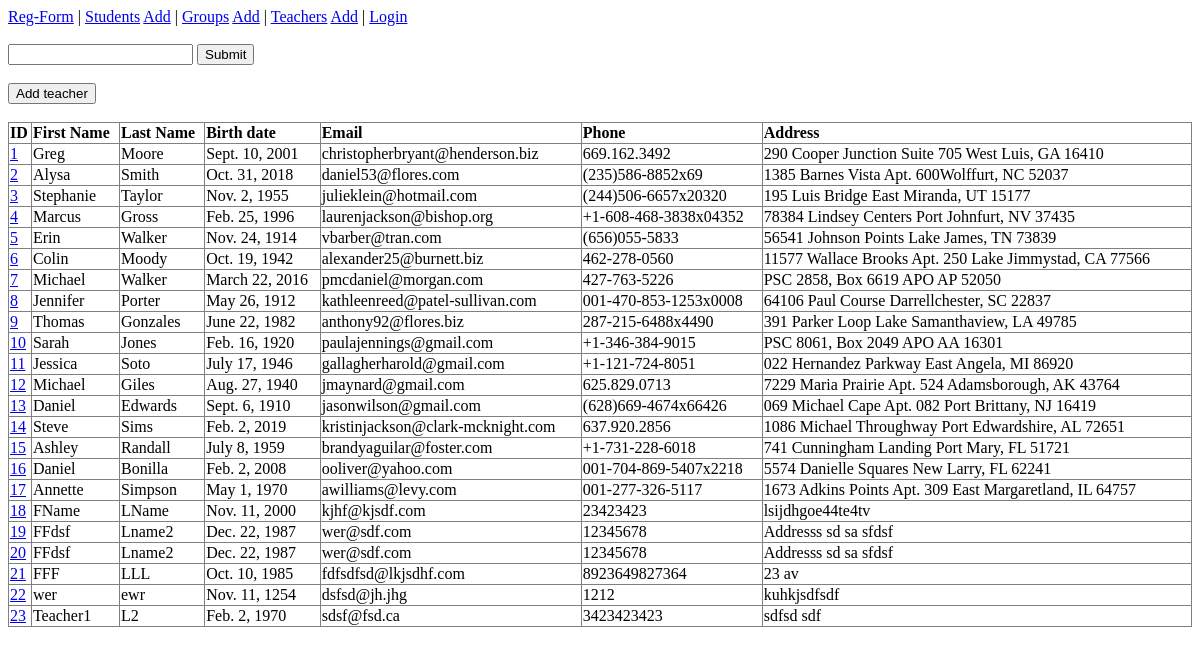
Before: /teachers/ with the older database file.
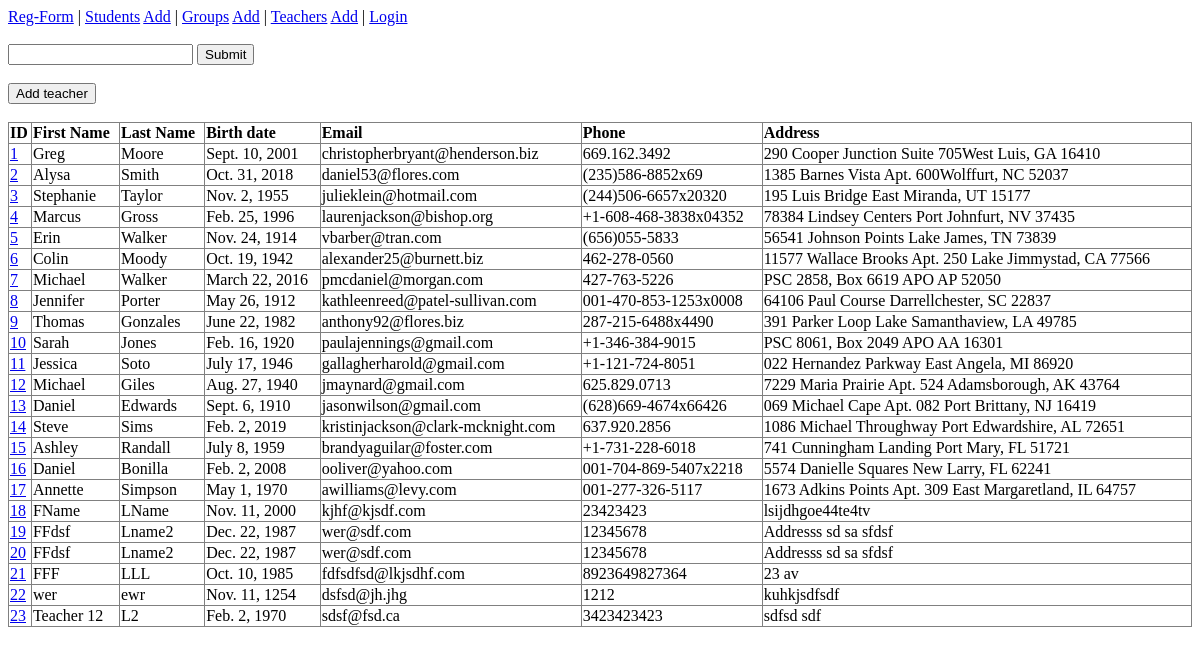
After: the same page with the newer database file.
### teachers/models.py (models this page shows, shortened)
class Teacher(models.Model):
    first_name = models.CharField(max_length=25)
    last_name = models.CharField(max_length=25)
    birth_date = models.DateField()
    email = models.EmailField(unique=True)
    telephone = models.CharField(unique=True, max_length=25)
    address = models.CharField(max_length=255, null=True, blank=True)

### teachers/views.py (the view)
# urls.py: path('teachers/', include('teachers.urls')),
def teachers(request):
    queryset = Teacher.objects.all()
    f_name = request.GET.get('first_name')
    if f_name:
        queryset = queryset.filter(first_name__startswith=f_name)
    return render(request,
                  'teachers_list.html',
                  context={'teachers': queryset})

### teachers/templates/teachers_list.html (shortened to what this page needs)
{% extends 'base.html' %}
{% block content%}
<form action="{% url 'teachers' %}" method="get">
    <input name="first_name">
    <input name="submit" type="submit">
</form>
<br>
<button onclick="document.location='{% url 'teachers-add' %}'">Add teacher</button>
<br><br>
<table>
  <tr>
    <th>ID</th>
    <th>First Name</th>
    <th>Last Name</th>
    <th>Birth date</th>
    <th>Email</th>
    <th>Phone</th>
    <th>Address</th>
  </tr>
{% for teacher in teachers %}
    <tr>
        <td><a href="{% url 'teachers-edit' teacher.id %}">{{ teacher.id }}</a></td>
        <td>{{ teacher.first_name }}</td>
        <td>{{ teacher.last_name }}</td>
        <td>{{ teacher.birth_date }}</td>
        <td>{{ teacher.email }}</td>
        <td>{{ teacher.telephone }}</td>
        <td>{{ teacher.address }}</td>
    </tr>
{% endfor %}
</table>
{% endblock content%}

Changed rows visible on the page:
changed Teacher "Greg": address "290 Cooper Junction Suite 705 West Luis, GA 16410" → "290 Cooper Junction Suite 705West Luis, GA 16410"
changed Teacher "sdsf@fsd.ca": first_name "Teacher1" → "Teacher 12"
